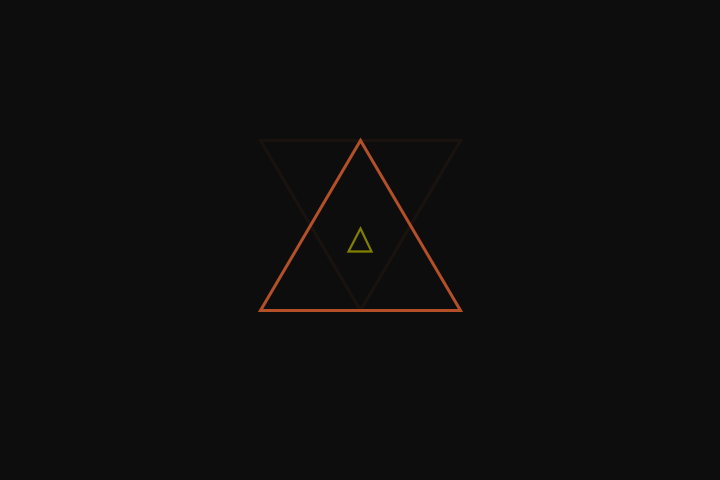
Frame 1 (no input)
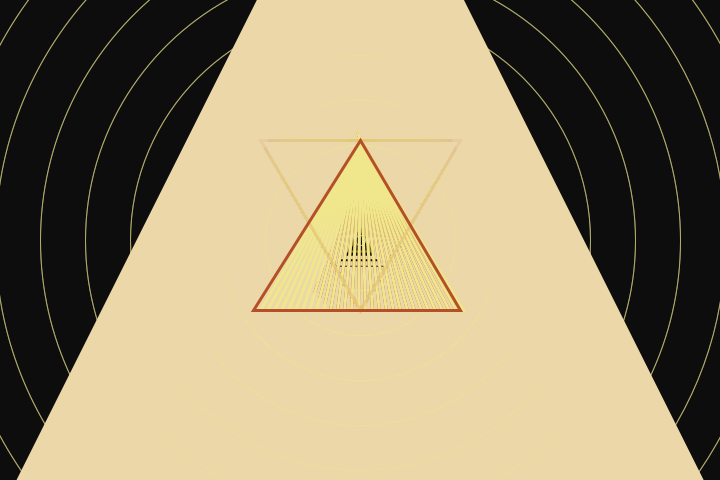
Frame 60 (the mouse pressed at the canvas centre just before this capture)
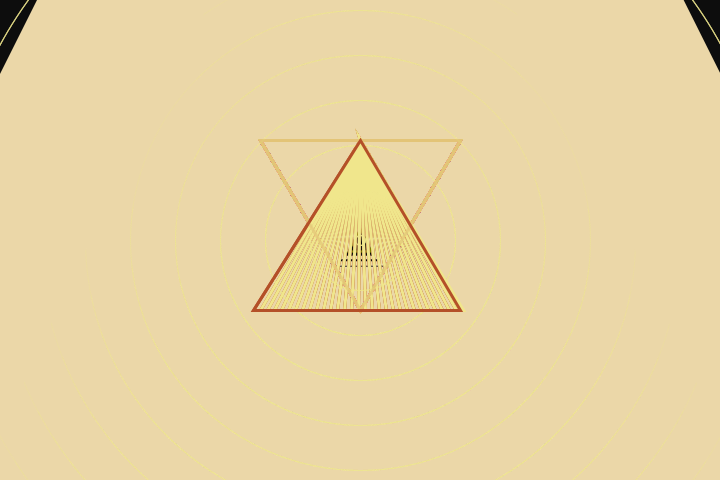
Frame 120 (the mouse held since frame 60 and released just before this capture)

The Processing sketch that drew these frames (run headless with seeded random() and noise(); from frame 60 on, the mouse is pressed at the canvas centre):

// Processing sketch: pat7_mees
// ── pat7_mees.pde
float x1 = 260;
float dif = 7;
float sizecir = 1000;
float small = 90;
int c = color(180, 80, 40);
int c2 = color(240, 230, 140);
int c3 = color(180, 80, 40);
int kleuractief = 0;
int Co = color(128, 128, 0);
int Co2 = color(235, 215, 168);
float scaleVal=1;
float scaleIncrement=1.2;
float scaleMax = 5.0;

void setup() {
  size(720, 480);
  background(13);
}


void draw() {
  tri4();
  tri();
  tri2();
  cir();
}


void tri4() {
  scaleVal = scaleVal + scaleIncrement;
  push();
  translate(width/2, height/2);
  scale(scaleVal);
  float tx1 = -5;
  float ty1 = 5;
  float tx2 = 0;
  float ty2 = -5;
  float tx3 = 5;
  float ty3 = 5;


  noFill();
  strokeWeight(1);
  stroke(Co);
  triangle(tx1, ty1, tx2, ty2, tx3, ty3);

  if (scaleVal >= 160) {
    scaleVal = 1;
    kleuractief = kleuractief + 1;

    if (kleuractief >=2) {
      kleuractief = 0;
    }
  }

  if (kleuractief == 0) {
    Co = Co2;
  } else {
    Co = color(128, 128, 0);
  }



  pop();
}


void tri() {


  noFill();
  strokeWeight(3);
  stroke(c);
  triangle(x1, 310, 360, 140, 460, 310);

  x1 = x1 + dif;


  if (x1 >= 460) {
    dif = -dif;
    c = c2;
  }

  if (x1 <= 259) {
    dif = -dif;
    c = c3;
  }
}



void tri2() {
  float x1 = 260;
  float y1 = 140;
  float x2 = 360;
  float y2 = 310;
  float x3 = 460;
  float y3 = 140;

  noFill();
  strokeWeight(3);
  stroke(c, 20);
  triangle(x1, y1, x2, y2, x3, y3);
}

void cir() {
  pushMatrix();
  int x = 360;
  int y = 240;
  float rad = 0;
  rotate(0);
  noFill();
  strokeWeight(1);
  stroke(240, 230, 140, 60);

  circle(x, y, sizecir);
  sizecir = sizecir - small;

  if (sizecir <=4) {
    sizecir = 1000;
  }
  popMatrix();
}
